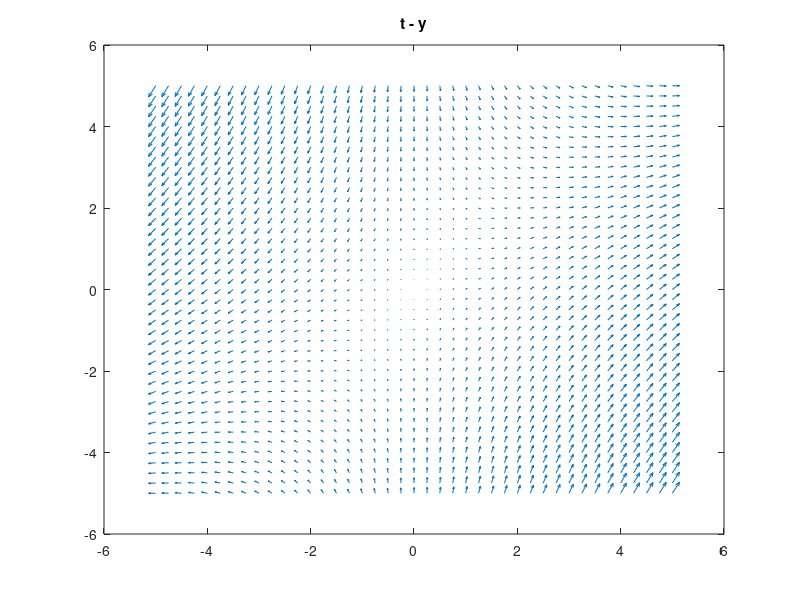
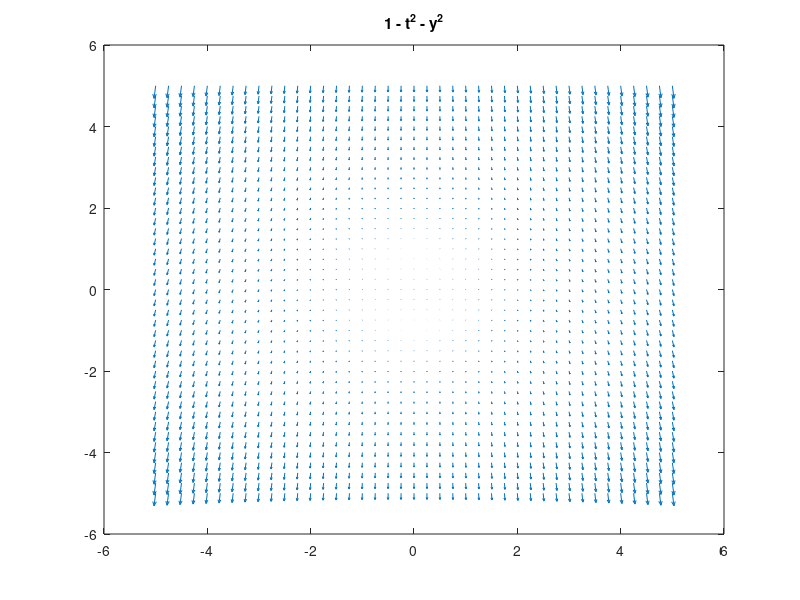
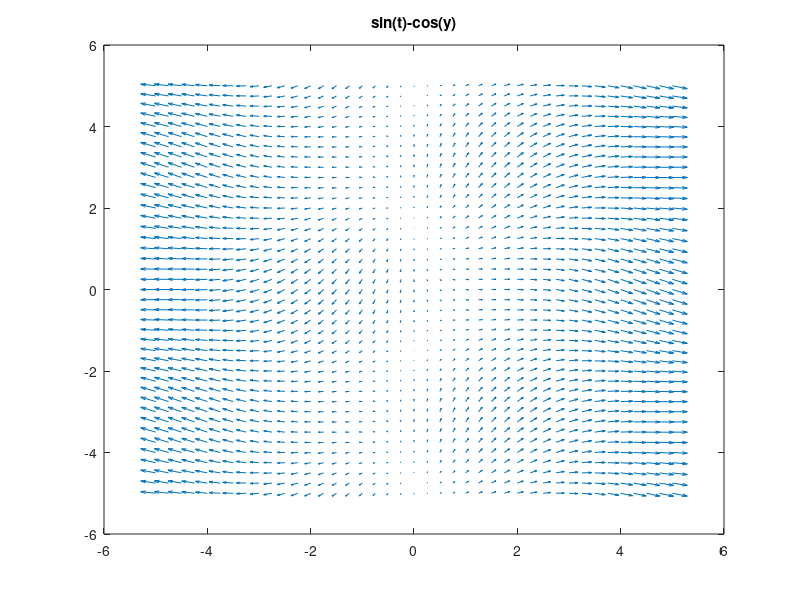
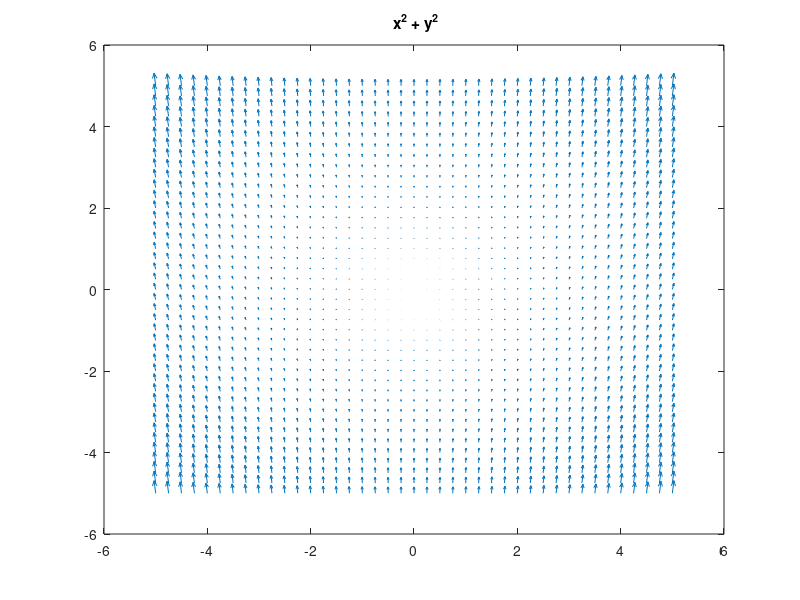

Write the MATLAB code that produced these figures, in order.
t = y = linspace(-5,5,41);

[tt,yy] = meshgrid (t,y);

%tz = vectorField(tt,yy);
f = @(t,y) [t-y];

tz = f(tt,yy);


quiver (tt,yy,tt,tz);
title("t - y");

print -djpg ../fields/figure.jpg;

f_2 = @(t,y) [1 - t.^2 - y.^2];

tz = f_2 (tt, yy);
quiver (tt,yy,tt,tz);
title("1 - t^2 - y^2")
print -djpg ../fields/figure2.jpg;

f_3 = @(t,y) [sin(t)-cos(y)];

tz = f_3 (tt, yy);

quiver(tt,yy,tt,tz);
title("sin(t)-cos(y)");
print -djpg ../fields/figure3.jpg;

f_4 = @(t,y) [t.^2 + y.^2];

tz = f_4 (tt,yy);
h = quiver(tt,yy,tt,tz);
set(h, "maxheadsize", 0.25);
title(" x^2 + y^2")
print -djpg ../fields/matlab_figure4.jpg
